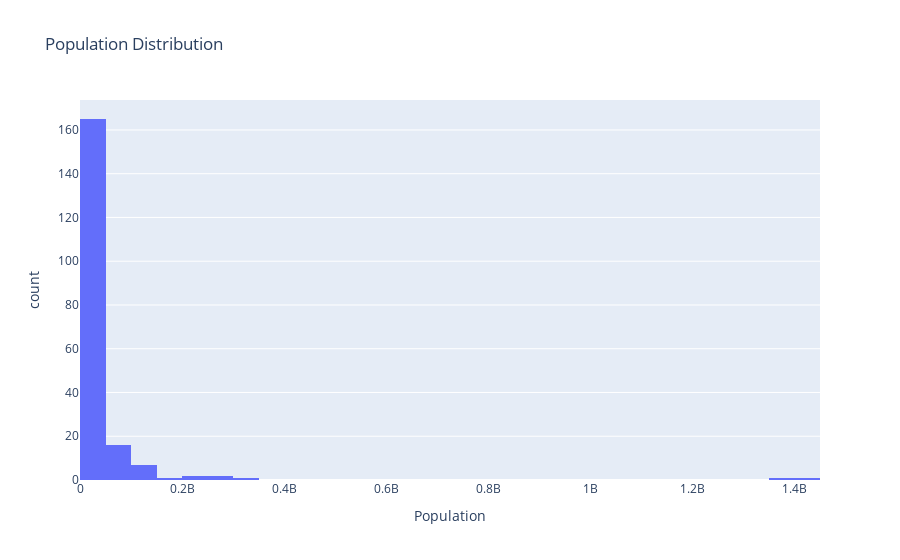

Notebook code cell kept with this figure:
### Code cell
fig.show() #it shows the no of countries(count) and their range of population

### Figure 1 — Plotly figure (JSON) as saved in the notebook; plotly's stock layout.template omitted (floating-point values rounded to 4 significant figures; data arrays with more than 128 entries replaced by an {"elided": "..."} marker saying what was removed)
{"data": [{"alignmentgroup": "True", "bingroup": "x", "hovertemplate": "Population=%{x}<br>count=%{y}<extra></extra>", "legendgroup": "", "marker": {"color": "#636efa", "pattern": {"shape": ""}}, "name": "", "offsetgroup": "", "orientation": "v", "showlegend": false, "type": "histogram", "x": {"elided": "196 int values"}, "xaxis": "x", "yaxis": "y"}], "layout": {"autosize": true, "barmode": "relative", "legend": {"tracegroupgap": 0}, "title": {"text": "Population Distribution"}, "xaxis": {"anchor": "y", "autorange": true, "domain": [0, 1], "range": [-0.5, 1450000000.0], "title": {"text": "Population"}, "type": "linear"}, "yaxis": {"anchor": "x", "autorange": true, "domain": [0, 1], "range": [0, 173.7], "title": {"text": "count"}}}}
